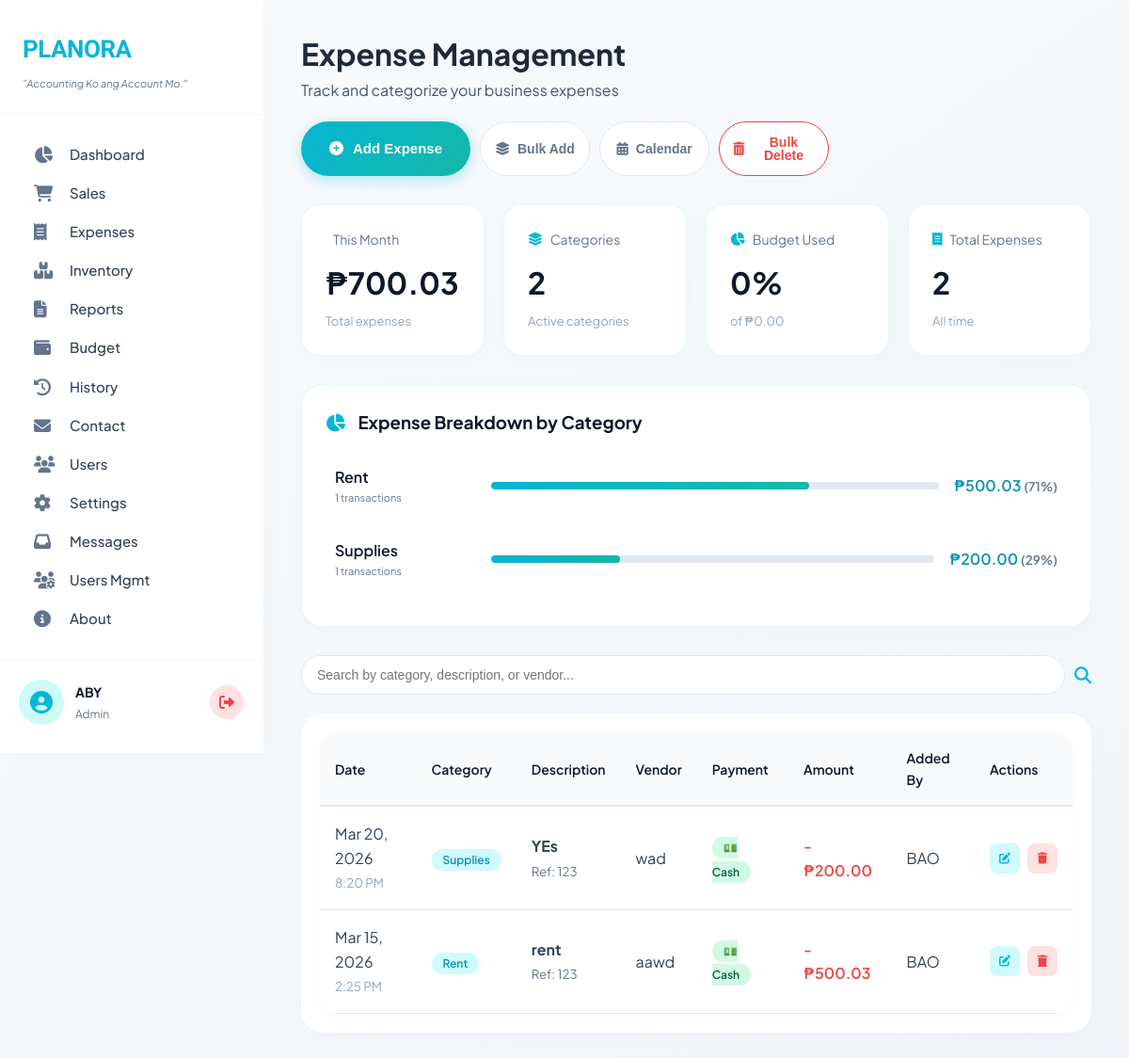
Page /expenses.php (signed in) on the committed database.
### tables this page shows
CREATE TABLE `expenses` (
  `id` int(11) NOT NULL,
  `category` varchar(100) DEFAULT NULL,
  `amount` decimal(10,2) DEFAULT NULL,
  `payment_method` varchar(50) DEFAULT 'cash',
  `vendor` varchar(255) DEFAULT NULL,
  `reference_no` varchar(100) DEFAULT NULL,
  `description` text DEFAULT NULL,
  `expense_date` date DEFAULT NULL,
  `created_by` int(11) DEFAULT NULL,
  `created_at` timestamp NOT NULL DEFAULT current_timestamp()
);

CREATE TABLE `users` (
  `id` int(11) NOT NULL,
  `business_name` varchar(255) DEFAULT NULL,
  `owner_name` varchar(255) DEFAULT NULL,
  `email` varchar(255) NOT NULL,
  `password` varchar(255) NOT NULL,
  `role` enum('admin','staff') DEFAULT 'staff',
  `status` enum('active','inactive') DEFAULT 'active',
  `created_at` timestamp NOT NULL DEFAULT current_timestamp()
);

### expenses.php (the view, shortened to what this page needs)
<?php
require_once 'config/database.php';
$user_name = $_SESSION['user_name'];
$user_role = $_SESSION['user_role'];
$stmt = $pdo->query("
    SELECT e.*, u.owner_name as created_by_name
    FROM expenses e
    LEFT JOIN users u ON e.created_by = u.id
    ORDER BY e.expense_date DESC, e.created_at DESC
");
$expenses = $stmt->fetchAll();
$total_expenses = array_sum(array_column($expenses, 'amount'));
$stmt = $pdo->query("
    SELECT category, COUNT(*) as count, SUM(amount) as total
    FROM expenses
    GROUP BY category
    ORDER BY total DESC
");
$category_breakdown = $stmt->fetchAll();
$stmt = $pdo->query("
    SELECT COALESCE(SUM(amount), 0) as total
    FROM expenses
    WHERE MONTH(expense_date) = MONTH(CURDATE()) AND YEAR(expense_date) = YEAR(CURDATE())
");
$month_total = $stmt->fetch()['total'];
$current_month = date('F Y');
$stmt = $pdo->prepare("SELECT * FROM budgets WHERE month_year = ? ORDER BY created_at DESC LIMIT 1");
$stmt->execute([$current_month]);
$current_budget = $stmt->fetch();
$budget_percentage = 0;
$payment_methods = [
    'cash' => '💵 Cash',
    'bank' => '🏦 Bank Transfer',
    'card' => '💳 Credit Card',
    'gcash' => '📱 GCash',
    'maya' => '📱 Maya',
    'check' => '📝 Check'
];
?>
<!DOCTYPE html>
<html lang="en">
<head>
    <link rel="stylesheet" href="https://cdnjs.cloudflare.com/ajax/libs/font-awesome/6.4.0/css/all.min.css">
    <link href="https://unpkg.com/aos@2.3.1/dist/aos.css" rel="stylesheet">
    <link rel="stylesheet" href="style.css">
</head>
<body>
    <div class="container">
        <aside class="sidebar">
            <div class="logo-section">
                <h1>PLANORA</h1>
                <p class="tagline">"Accounting Ko ang Account Mo."</p>
            </div>
            <nav class="nav-menu">
    <a href="index.php" class="nav-item home">
        <i class="fas fa-chart-pie"></i>
        <span>Dashboard</span>
    </a>
    <a href="sales.php" class="nav-item sales">
        <i class="fas fa-shopping-cart"></i>
        <span>Sales</span>
    </a>
    <a href="expenses.php" class="nav-item expenses">
        <i class="fas fa-receipt"></i>
        <span>Expenses</span>
    </a>
    <a href="inventory.php" class="nav-item inventory">
        <i class="fas fa-boxes"></i>
        <span>Inventory</span>
    </a>
    <a href="reports.php" class="nav-item reports">
        <i class="fas fa-file-alt"></i>
        <span>Reports</span>
    </a>
    <a href="budget.php" class="nav-item budget">
        <i class="fas fa-wallet"></i>
        <span>Budget</span>
    </a>
    <a href="history.php" class="nav-item history">
        <i class="fas fa-history"></i>
        <span>History</span>
    </a>
    <a href="contact.php" class="nav-item contact">
        <i class="fas fa-envelope"></i>
        <span>Contact</span>
    </a>
    <?php if ($user_role === 'admin'): ?>
    <a href="users.php" class="nav-item users">
        <i class="fas fa-users"></i>
        <span>Users</span>
    </a>
    <a href="settings.php" class="nav-item settings">
        <i class="fas fa-cog"></i>
        <span>Settings</span>
    </a>
    <a href="admin_messages.php" class="nav-item admin-messages">
        <i class="fas fa-inbox"></i>
        <span>Messages</span>
    </a>
    <a href="admin_users.php" class="nav-item admin-users">
        <i class="fas fa-users-cog"></i>
        <span>Users Mgmt</span>
    </a>
    <?php endif; ?>
    <a href="about.php" class="nav-item about">
        <i class="fas fa-info-circle"></i>
        <span>About</span>
    </a>
</nav>
            <div class="user-info">
                <div class="user-avatar">
                    <i class="fas fa-user-circle"></i>
                </div>
                <div class="user-details">
                    <p class="user-name"><?php echo htmlspecialchars($user_name); ?></p>
                    <p class="user-role"><?php echo ucfirst($user_role); ?></p>
                </div>
                <a href="logout.php" class="logout-btn" title="Logout">
                    <i class="fas fa-sign-out-alt"></i>
                </a>
            </div>
        </aside>
        <main class="main-content">
            <div class="expenses-header">
                <div>
                    <h1>Expense Management</h1>
                    <p class="subtitle">Track and categorize your business expenses</p>
                </div>
                <div style="display: flex; gap: 10px; flex-wrap: wrap;">
                    <button class="add-expense-btn" onclick="showAddExpenseModal()">
                        <i class="fas fa-plus-circle"></i> Add Expense
                    </button>
                    <button class="btn btn-outline" onclick="showBulkAddModal()">
                        <i class="fas fa-layer-group"></i> Bulk Add
                    </button>
                    <button class="btn btn-outline" onclick="showCalendarModal()">
                        <i class="fas fa-calendar-alt"></i> Calendar
                    </button>
                    <?php if ($user_role === 'admin'): ?>
                    <button class="btn btn-outline" onclick="showBulkDeleteModal()" style="color: #EF4444; border-color: #EF4444;">
                        <i class="fas fa-trash-alt"></i> Bulk Delete
                    </button>
                    <?php endif; ?>
                </div>
            </div>
            <div class="stats-grid" data-aos="fade-up">
                <div class="stat-card">
                    <div class="label">
                        <i class="fas fa-calendar-month"></i> This Month
                    </div>
                    <div class="value">₱<?php echo number_format($month_total, 2); ?></div>
                    <div class="sub">Total expenses</div>
                </div>
                <div class="stat-card">
                    <div class="label">
                        <i class="fas fa-layer-group"></i> Categories
                    </div>
                    <div class="value"><?php echo count($category_breakdown); ?></div>
                    <div class="sub">Active categories</div>
                </div>
                <div class="stat-card <?php echo $budget_percentage > 100 ? 'danger' : ($budget_percentage > 80 ? 'warning' : ''); ?>">
                    <div class="label">
                        <i class="fas fa-chart-pie"></i> Budget Used
                    </div>
                    <div class="value"><?php echo $budget_percentage; ?>%</div>
                    <div class="sub">of ₱<?php echo number_format($current_budget['expense_limit'] ?? 0, 2); ?></div>
                </div>
                <div class="stat-card">
                    <div class="label">
                        <i class="fas fa-receipt"></i> Total Expenses
                    </div>
                    <div class="value"><?php echo count($expenses); ?></div>
                    <div class="sub">All time</div>
                </div>
            </div>
            <?php if (!empty($category_breakdown)): ?>
            <div class="category-breakdown" data-aos="fade-up">
                <h3 style="margin-bottom: 20px; color: #0f172a;">
                    <i class="fas fa-chart-pie" style="color: var(--primary); margin-right: 10px;"></i>
                    Expense Breakdown by Category
                </h3>
                <?php foreach ($category_breakdown as $index => $category):
                    $percentage = $total_expenses > 0 ? round(($category['total'] / $total_expenses) * 100) : 0;
                ?>
                <div class="category-item" data-aos="fade-right" data-aos-delay="<?php echo $index * 50; ?>">
                    <div class="category-info">
                        <div class="category-name"><?php echo htmlspecialchars($category['category']); ?></div>
                        <div class="category-count"><?php echo $category['count']; ?> transactions</div>
                    </div>
                    <div class="category-bar">
                        <div class="category-progress" style="width: <?php echo $percentage; ?>%"></div>
                    </div>
                    <div class="category-amount">
                        ₱<?php echo number_format($category['total'], 2); ?>
                        <small style="color: #64748b;">(<?php echo $percentage; ?>%)</small>
                    </div>
                </div>
                <?php endforeach; ?>
            </div>
            <?php endif; ?>
            <div class="search-box" data-aos="fade-up">
                <input type="text" id="searchExpenses" placeholder="Search by category, description, or vendor...">
                <i class="fas fa-search" style="color: var(--primary);"></i>
            </div>
            <div style="background: white; border-radius: 24px; padding: 20px; box-shadow: 0 4px 20px rgba(0,0,0,0.02);" data-aos="fade-up">
                <?php if (count($expenses) > 0): ?>
                <table class="expenses-table" id="expensesTable">
                    <thead>
                        <tr>
                            <th>Date</th>
                            <th>Category</th>
                            <th>Description</th>
                            <th>Vendor</th>
                            <th>Payment</th>
                            <th>Amount</th>
                            <th>Added By</th>
                            <?php if ($user_role === 'admin'): ?>
                            <th>Actions</th>
                            <?php endif; ?>
                        </thead>
                    <tbody>
                        <?php foreach ($expenses as $expense):
                            $row_class = (isset($_GET['highlight']) && $_GET['highlight'] == $expense['id']) ? 'highlight' : '';
                        ?>
                        <tr class="<?php echo $row_class; ?>">
                            <td>
                                <?php echo date('M j, Y', strtotime($expense['expense_date'])); ?>
                                <br>
                                <small style="color: #94a3b8;"><?php echo date('g:i A', strtotime($expense['created_at'])); ?></small>
                            </td>
                            <td>
                                <span class="category-badge">
                                    <?php echo htmlspecialchars($expense['category']); ?>
                                </span>
                             </td>
                             <td>
                                <strong><?php echo htmlspecialchars($expense['description']); ?></strong>
                                <?php if (!empty($expense['reference_no'])): ?>
                                <br>
                                <small style="color: #64748b;">Ref: <?php echo htmlspecialchars($expense['reference_no']); ?></small>
                                <?php endif; ?>
                             </td>
                             <td><?php echo htmlspecialchars($expense['vendor'] ?? '—'); ?></td>
                             <td>
                                <?php
                                $payment_method_value = $expense['payment_method'] ?? 'cash';
                                $payment_method_label = $payment_methods[$payment_method_value] ?? 'Cash';
                                ?>
                                <span class="payment-badge <?php echo strtolower($payment_method_value); ?>">
                                    <?php echo $payment_method_label; ?>
                                </span>
                             </td>
                            <td class="amount negative">-₱<?php echo number_format($expense['amount'], 2); ?></td>
                             <td><?php echo htmlspecialchars($expense['created_by_name'] ?? 'System'); ?></td>
                            <?php if ($user_role === 'admin'): ?>
                             <td>
                                <div class="action-buttons">
                                    <button class="action-btn edit" onclick="editExpense(<?php echo $expense['id']; ?>)" title="Edit">
                                        <i class="fas fa-edit"></i>
                                    </button>
                                    <a href="?delete=<?php echo $expense['id']; ?>"
                                       class="action-btn delete"
                                       onclick="return confirm('Are you sure you want to delete this expense? This action cannot be undone.')"
                                       title="Delete">
                                        <i class="fas fa-trash"></i>
                                    </a>
                                </div>
                             </td>
                            <?php endif; ?>
                         </tr>
                        <?php endforeach; ?>
                    </tbody>
                 </table>
                <?php endif; ?>
            </div>
        </main>
    </div>
</body>
</html>

### rows in the picture
expenses: expense_date "Mar 20, 2026", created_at "8:20 PM", category "Supplies", description "YEs", reference_no "123", vendor "wad", payment_method "💵 Cash", amount "200.00", created_by.owner_name "BAO"
expenses: expense_date "Mar 15, 2026", created_at "2:25 PM", category "Rent", description "rent", reference_no "123", vendor "aawd", payment_method "💵 Cash", amount "500.03", created_by.owner_name "BAO"

### other values in the picture
$user_name "ABY"
$user_role "Admin"
$month_total "700.03"
count($category_breakdown) "2"
$budget_percentage "0"
$current_budget['expense_limit'] "0.00"
count($expenses) "2"
$category['category'] "Rent"
$category['count'] "1"
$category['total'] "500.03"
$percentage "71"
$category['category'] "Supplies"
$category['total'] "200.00"
$percentage "29"
